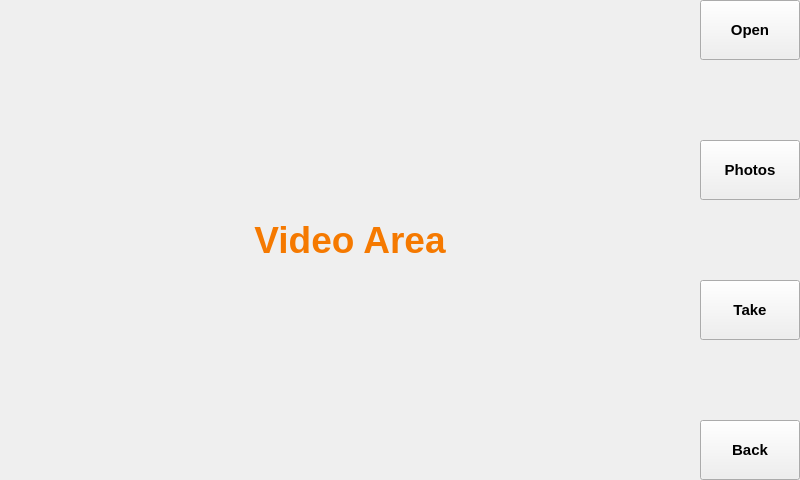
<?xml version="1.0" encoding="UTF-8"?>
<ui version="4.0">
 <class>camera</class>
 <widget class="QMainWindow" name="camera">
  <property name="geometry">
   <rect>
    <x>0</x>
    <y>0</y>
    <width>800</width>
    <height>480</height>
   </rect>
  </property>
  <property name="windowTitle">
   <string>MainWindow</string>
  </property>
  <widget class="QWidget" name="centralwidget">
   <widget class="QLabel" name="label">
    <property name="geometry">
     <rect>
      <x>0</x>
      <y>0</y>
      <width>700</width>
      <height>480</height>
     </rect>
    </property>
    <property name="font">
     <font>
      <pointsize>28</pointsize>
      <weight>75</weight>
      <bold>true</bold>
     </font>
    </property>
    <property name="styleSheet">
     <string notr="true">color: rgb(245, 121, 0);</string>
    </property>
    <property name="text">
     <string>Video Area</string>
    </property>
    <property name="alignment">
     <set>Qt::AlignCenter</set>
    </property>
   </widget>
   <widget class="QPushButton" name="camera_back">
    <property name="geometry">
     <rect>
      <x>700</x>
      <y>420</y>
      <width>100</width>
      <height>60</height>
     </rect>
    </property>
    <property name="font">
     <font>
      <pointsize>11</pointsize>
      <weight>75</weight>
      <bold>true</bold>
     </font>
    </property>
    <property name="focusPolicy">
     <enum>Qt::NoFocus</enum>
    </property>
    <property name="styleSheet">
     <string notr="true"/>
    </property>
    <property name="text">
     <string>Back</string>
    </property>
   </widget>
   <widget class="QPushButton" name="camera_take">
    <property name="geometry">
     <rect>
      <x>700</x>
      <y>280</y>
      <width>100</width>
      <height>60</height>
     </rect>
    </property>
    <property name="font">
     <font>
      <pointsize>11</pointsize>
      <weight>75</weight>
      <bold>true</bold>
     </font>
    </property>
    <property name="focusPolicy">
     <enum>Qt::NoFocus</enum>
    </property>
    <property name="styleSheet">
     <string notr="true"/>
    </property>
    <property name="text">
     <string>Take</string>
    </property>
   </widget>
   <widget class="QPushButton" name="camera_photos">
    <property name="geometry">
     <rect>
      <x>700</x>
      <y>140</y>
      <width>100</width>
      <height>60</height>
     </rect>
    </property>
    <property name="font">
     <font>
      <pointsize>11</pointsize>
      <weight>75</weight>
      <bold>true</bold>
     </font>
    </property>
    <property name="focusPolicy">
     <enum>Qt::NoFocus</enum>
    </property>
    <property name="styleSheet">
     <string notr="true"/>
    </property>
    <property name="text">
     <string>Photos</string>
    </property>
    <property name="checkable">
     <bool>false</bool>
    </property>
   </widget>
   <widget class="QPushButton" name="camera_open">
    <property name="geometry">
     <rect>
      <x>700</x>
      <y>0</y>
      <width>100</width>
      <height>60</height>
     </rect>
    </property>
    <property name="font">
     <font>
      <pointsize>11</pointsize>
      <weight>75</weight>
      <bold>true</bold>
     </font>
    </property>
    <property name="focusPolicy">
     <enum>Qt::NoFocus</enum>
    </property>
    <property name="styleSheet">
     <string notr="true"/>
    </property>
    <property name="text">
     <string>Open</string>
    </property>
   </widget>
  </widget>
 </widget>
 <resources/>
 <connections/>
</ui>
